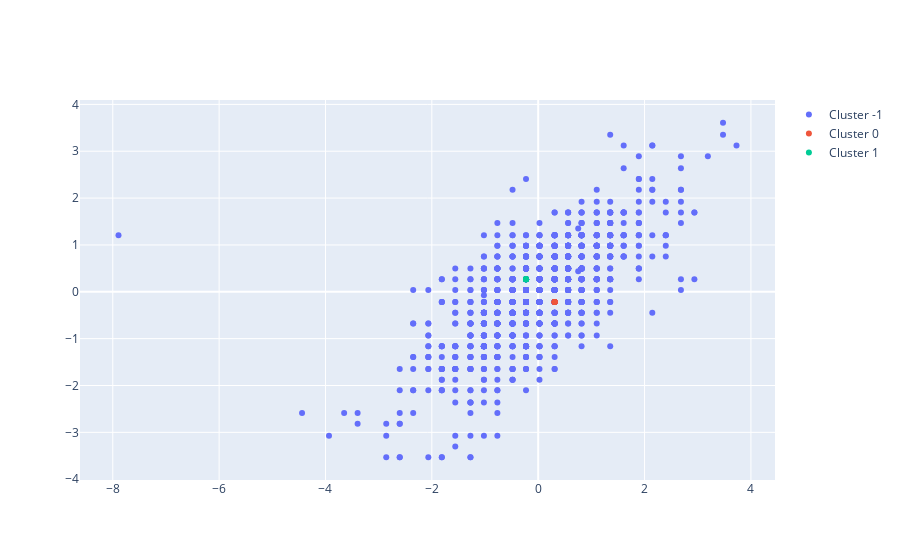

Here is the notebook cell this chart was saved with:
### Code cell
# Loop through each label for our cluster
for i in np.unique(db.labels_):
    label = features_scaled[db.labels_ == i]
    fig.add_trace(go.Scatter(x=label[:, 0], y=label[:, 1], mode="markers", name="Cluster {}".format(i)))

fig.show()

### Figure 1 — Plotly figure (JSON) as saved in the notebook; plotly's stock layout.template omitted (floating-point values rounded to 4 significant figures; data arrays with more than 128 entries replaced by an {"elided": "..."} marker saying what was removed)
{"data": [{"mode": "markers", "name": "Cluster -1", "type": "scatter", "x": {"elided": "1326 float values"}, "y": {"elided": "1326 float values"}}, {"mode": "markers", "name": "Cluster 0", "type": "scatter", "x": [0.3092, 0.3092, 0.3092, 0.3092, 0.3092, 0.3092], "y": [-0.2188, -0.2188, -0.2188, -0.2188, -0.2188, -0.2188]}, {"mode": "markers", "name": "Cluster 1", "type": "scatter", "x": [-0.2291, -0.2291, -0.2291, -0.2291, -0.2291, -0.2291], "y": [0.2667, 0.2667, 0.2667, 0.2667, 0.2667, 0.2667]}], "layout": {}}
